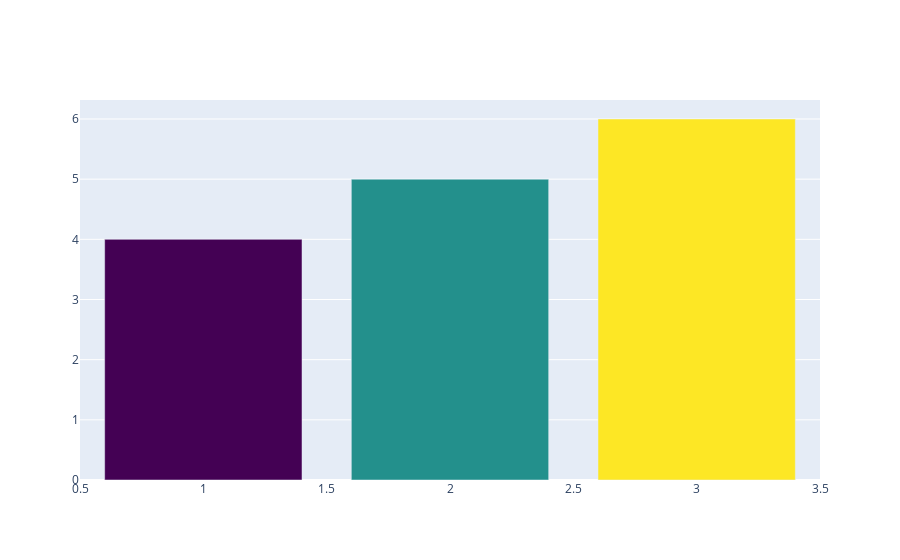

Source (notebook cell):
### Code cell
fig = go.Figure()

x=[1,2,3]
y=[4,5,6]
z=[12,24,48]

fig.add_trace(go.Bar(x=x, y=y,
                     marker=dict(color = x,
                     colorscale='viridis')))

fig.show()

### Figure 1 — Plotly figure (JSON) as saved in the notebook; plotly's stock layout.template omitted (floating-point values rounded to 4 significant figures)
{"data": [{"marker": {"color": [1, 2, 3], "colorscale": [[0, "#440154"], [0.1111, "#482878"], [0.2222, "#3e4989"], [0.3333, "#31688e"], [0.4444, "#26828e"], [0.5556, "#1f9e89"], [0.6667, "#35b779"], [0.7778, "#6ece58"], [0.8889, "#b5de2b"], [1, "#fde725"]]}, "type": "bar", "x": [1, 2, 3], "y": [4, 5, 6]}], "layout": {}}
